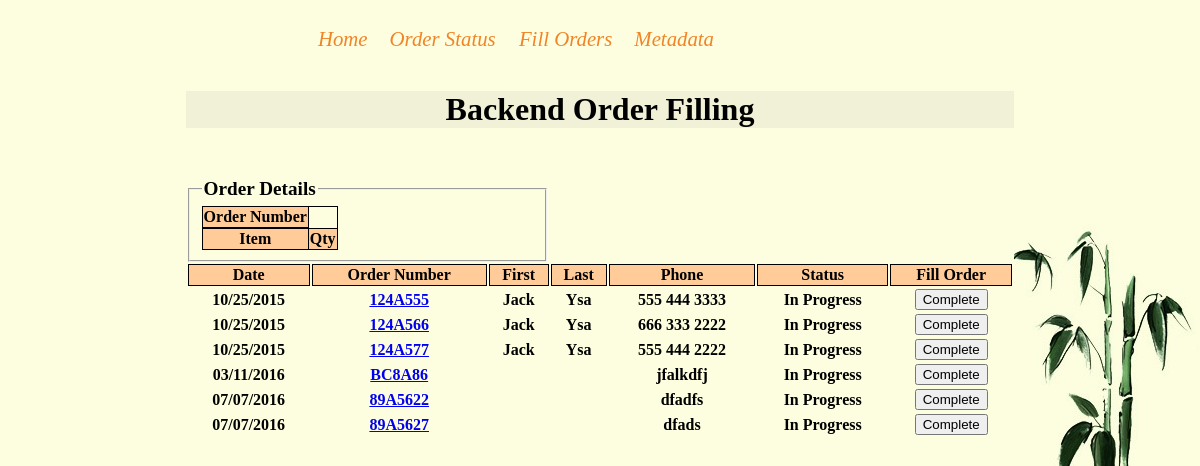
/fillorder.php, run on the app's committed database.
### tables this page shows
CREATE TABLE `tblOrder` (
  `id` int(11) NOT NULL AUTO_INCREMENT,
  `order_num` varchar(20) NOT NULL,
  `cust_phone` varchar(20) NOT NULL,
  `status` text NOT NULL,
  `order_date` varchar(15) NOT NULL,
  PRIMARY KEY (`id`)
);

CREATE TABLE `tblCustomer` (
  `cust_phone` varchar(15) NOT NULL,
  `last` varchar(50) DEFAULT NULL,
  `first` varchar(50) DEFAULT NULL,
  PRIMARY KEY (`cust_phone`)
);

### dbhandler.php (called while the page is built, shortened)
<?php
class DbHandler {
	private $host = "localhost";
	private $user = "your_usr";
	private $password = "your_pw";
	private $database = "your_db";
	function connectDB() {
		$conn = mysqli_connect($this->host,$this->user,$this->password,$this->database);
		return $conn;
	}
	function runQuery($query) {
		$result = mysqli_query($this->connectDB(),$query);
		while($row=mysqli_fetch_assoc($result)) {
			$resultset[] = $row;
		}
		if(!empty($resultset))
			return $resultset;
	}
}
?>

### fillorder.php (the view, shortened to what this page needs)
<?php
require_once("dbhandler.php");
$dbhandler = new DbHandler();
?>
<!DOCTYPE html>
<html
<head>
<link rel="stylesheet" type="text/css" href="style.css">
</head>
<body>
<div class="page-margin">
<div class="navigation">
<?php include 'nav.php' ?>
</div>
<?php
$statArray=$dbhandler->runQuery("(select order_num, status, id from tblOrder order by id desc limit 5) order by id asc");
?>
<div class="content">
<h1>Backend Order Filling</h1>
</div>
<fieldset id="orderdetails">
<legend style="font-size: 1.2em;"><strong>Order Details<strong></legend>
<table id="showitemqty">
<tr>
<th>
 Order Number
 </th>
</tr>
<tr>
</tr>
<tr>
 <th>
 Item
 </th>
 <th>
 Qty
 </th>
</tr>
</table>
</fieldset>
<div id="tbldiv">
<table id="fill-table">
<tr>
<th>
Date
</th>
<th>
Order Number
</th>
<th>
First
</th>
<th>
Last
</th>
<th>
Phone
</th>
<th>
Status
</th>
<th>
Fill Order
</th>
</tr>
<?php
$orderArray=$dbhandler->runQuery("SELECT tblOrder.order_date, tblOrder.order_num, tblCustomer.first, tblCustomer.last, tblCustomer.cust_phone, tblOrder.status " .
"from tblOrder, tblCustomer where status='In Progress' and tblCustomer.cust_phone=tblOrder.cust_phone");
if(!empty($orderArray)){
foreach($orderArray as $key=>$value){
?>
<tr>
<td>
<?php echo $orderArray[$key]["order_date"]; ?>
</td>
<td>
<a href="fillorder.php?showitemqty=<?php echo $orderArray[$key]["order_num"];?>"> <?php echo strtoupper($orderArray[$key]["order_num"]);?></a>
</td>
<td>
<?php echo $orderArray[$key]["first"]; ?>
</td>
<td>
<?php echo $orderArray[$key]["last"]; ?>
</td>
<td>
<?php echo $orderArray[$key]["cust_phone"]; ?>
</td>
<td>
<?php echo $orderArray[$key]["status"]; ?>
</td>
<td>
<form method="post" action="fillorder.php?ordnum=<?php echo $orderArray[$key]["order_num"];?>">
<input type="submit" value="Complete">
</form>
</td>
</tr>
<?php
}
}
?>
</table>
</body>
</html>

### style.css (style rules this page uses)
body { background-image: url("images/bamboo.jpg"); background-color: #FDFEDF; background-repeat: no-repeat; background-position: right center; background-attachment: fixed; }
.page-margin { margin: auto 15% auto 15%; background-color: #FDFEDF; }
.navigation { position: relative; width: 70%; height: 62px; line-height: 62px; margin: 0 auto 10px auto; }
.content { background-color: #F1F1D7; position: relative; margin: 0 auto 50px auto; }
h1 { text-align: center; }
#fill-table { width: 100%; margin: auto auto 30px auto; }
#fill-table th { border: 1px solid black; text-align: center; background-color: #FFCC99; }
#fill-table td { text-align: center; }
#showitemqty { border-collapse: collapse; border: 1px solid black; }
#showitemqty th { border: 1px solid black; text-algin: center; background-color: #FFCC99; }
#orderdetails { width: 40%; }
#tbldiv { margin: auto auto 50px auto; }

### data on the page
tblorder: order_date "10/25/2015", order_num "124A555", tblcustomer.first "Jack", tblcustomer.last "Ysa", tblcustomer.cust_phone "555 444 3333", status "In Progress"
tblorder: order_date "10/25/2015", order_num "124A566", tblcustomer.first "Jack", tblcustomer.last "Ysa", tblcustomer.cust_phone "666 333 2222", status "In Progress"
tblorder: order_date "10/25/2015", order_num "124A577", tblcustomer.first "Jack", tblcustomer.last "Ysa", tblcustomer.cust_phone "555 444 2222", status "In Progress"
tblorder: order_date "03/11/2016", order_num "BC8A86", tblcustomer.cust_phone "jfalkdfj", status "In Progress"
tblorder: order_date "07/07/2016", order_num "89A5622", tblcustomer.cust_phone "dfadfs", status "In Progress"
tblorder: order_date "07/07/2016", order_num "89A5627", tblcustomer.cust_phone "dfads", status "In Progress"
